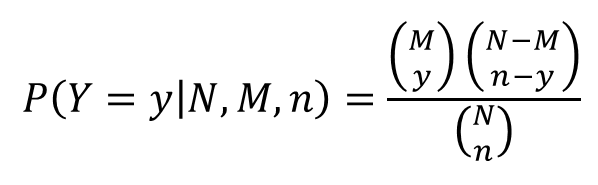

The R source for this figure:
# Show image of formula binomialverteilung.png
# Operate locally to avoid workspace clutter
local({
  img <- readPNG(file.path(path.package("swirl"), "Courses", "Wahrscheinlichkeitstheorie", "hypergeometrische Verteilung", "formula.png"))
  try(dev.off(),silent=TRUE)
  plot.new()
  grid::grid.raster(img)
})
